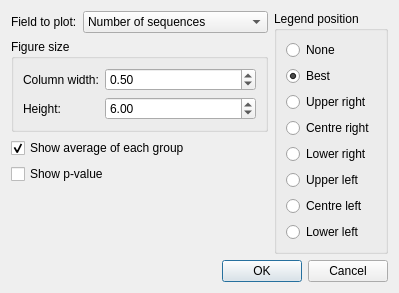
<?xml version="1.0" encoding="UTF-8"?>
<ui version="4.0">
 <class>BarPlotDialog</class>
 <widget class="QDialog" name="BarPlotDialog">
  <property name="geometry">
   <rect>
    <x>0</x>
    <y>0</y>
    <width>364</width>
    <height>264</height>
   </rect>
  </property>
  <property name="sizePolicy">
   <sizepolicy hsizetype="Fixed" vsizetype="Fixed">
    <horstretch>0</horstretch>
    <verstretch>0</verstretch>
   </sizepolicy>
  </property>
  <property name="windowTitle">
   <string>Bar plot</string>
  </property>
  <property name="windowIcon">
   <iconset>
    <normaloff>../../../../icons/programIcon.png</normaloff>../../../../icons/programIcon.png</iconset>
  </property>
  <layout class="QVBoxLayout" name="verticalLayout_4">
   <item>
    <layout class="QHBoxLayout" name="horizontalLayout_2">
     <item>
      <layout class="QVBoxLayout" name="verticalLayout_3">
       <item>
        <layout class="QHBoxLayout" name="horizontalLayout">
         <item>
          <widget class="QLabel" name="lblFieldToPlot">
           <property name="text">
            <string>Field to plot:</string>
           </property>
          </widget>
         </item>
         <item>
          <widget class="QComboBox" name="cboFieldToPlot">
           <property name="sizePolicy">
            <sizepolicy hsizetype="Preferred" vsizetype="Fixed">
             <horstretch>1</horstretch>
             <verstretch>0</verstretch>
            </sizepolicy>
           </property>
           <item>
            <property name="text">
             <string>Number of sequences</string>
            </property>
           </item>
           <item>
            <property name="text">
             <string>Proportion of sequences (%)</string>
            </property>
           </item>
          </widget>
         </item>
        </layout>
       </item>
       <item>
        <widget class="QGroupBox" name="groupBox_3">
         <property name="title">
          <string>Figure size</string>
         </property>
         <layout class="QVBoxLayout" name="verticalLayout_6">
          <item>
           <layout class="QFormLayout" name="formLayout_2">
            <property name="fieldGrowthPolicy">
             <enum>QFormLayout::AllNonFixedFieldsGrow</enum>
            </property>
            <item row="0" column="1">
             <widget class="QDoubleSpinBox" name="spinFigColWidth">
              <property name="decimals">
               <number>2</number>
              </property>
              <property name="minimum">
               <double>0.010000000000000</double>
              </property>
              <property name="maximum">
               <double>10.000000000000000</double>
              </property>
              <property name="singleStep">
               <double>0.010000000000000</double>
              </property>
              <property name="value">
               <double>0.500000000000000</double>
              </property>
             </widget>
            </item>
            <item row="1" column="0">
             <widget class="QLabel" name="lblFigureHeight">
              <property name="text">
               <string>Height:</string>
              </property>
             </widget>
            </item>
            <item row="1" column="1">
             <widget class="QDoubleSpinBox" name="spinFigHeight">
              <property name="minimum">
               <double>0.100000000000000</double>
              </property>
              <property name="maximum">
               <double>20.000000000000000</double>
              </property>
              <property name="singleStep">
               <double>0.050000000000000</double>
              </property>
              <property name="value">
               <double>6.000000000000000</double>
              </property>
             </widget>
            </item>
            <item row="0" column="0">
             <widget class="QLabel" name="lblFigureWidth">
              <property name="text">
               <string>Column width:</string>
              </property>
             </widget>
            </item>
           </layout>
          </item>
         </layout>
        </widget>
       </item>
       <item>
        <widget class="QCheckBox" name="chkShowAverage">
         <property name="text">
          <string>Show average of each group</string>
         </property>
         <property name="checked">
          <bool>true</bool>
         </property>
        </widget>
       </item>
       <item>
        <widget class="QCheckBox" name="chkShowPvalue">
         <property name="text">
          <string>Show p-value</string>
         </property>
        </widget>
       </item>
       <item>
        <spacer name="verticalSpacer">
         <property name="orientation">
          <enum>Qt::Vertical</enum>
         </property>
         <property name="sizeHint" stdset="0">
          <size>
           <width>20</width>
           <height>40</height>
          </size>
         </property>
        </spacer>
       </item>
      </layout>
     </item>
     <item>
      <layout class="QVBoxLayout" name="verticalLayout_2">
       <item>
        <widget class="QGroupBox" name="groupBox">
         <property name="title">
          <string>Legend position</string>
         </property>
         <layout class="QVBoxLayout" name="verticalLayout">
          <item>
           <widget class="QRadioButton" name="radioLegendPosNone">
            <property name="text">
             <string>None</string>
            </property>
           </widget>
          </item>
          <item>
           <widget class="QRadioButton" name="radioLegendPosBest">
            <property name="text">
             <string>Best</string>
            </property>
            <property name="checked">
             <bool>true</bool>
            </property>
           </widget>
          </item>
          <item>
           <widget class="QRadioButton" name="radioLegendPosUpperRight">
            <property name="text">
             <string>Upper right</string>
            </property>
           </widget>
          </item>
          <item>
           <widget class="QRadioButton" name="radioLegendPosCentreRight">
            <property name="text">
             <string>Centre right</string>
            </property>
           </widget>
          </item>
          <item>
           <widget class="QRadioButton" name="radioLegendPosLowerRight">
            <property name="text">
             <string>Lower right</string>
            </property>
           </widget>
          </item>
          <item>
           <widget class="QRadioButton" name="radioLegendPosUpperLeft">
            <property name="text">
             <string>Upper left</string>
            </property>
           </widget>
          </item>
          <item>
           <widget class="QRadioButton" name="radioLegendPosCentreLeft">
            <property name="text">
             <string>Centre left</string>
            </property>
           </widget>
          </item>
          <item>
           <widget class="QRadioButton" name="radioLegendPosLowerLeft">
            <property name="text">
             <string>Lower left</string>
            </property>
            <property name="checked">
             <bool>false</bool>
            </property>
           </widget>
          </item>
         </layout>
        </widget>
       </item>
      </layout>
     </item>
    </layout>
   </item>
   <item>
    <layout class="QHBoxLayout" name="horizontalLayout_5">
     <item>
      <spacer name="horizontalSpacer">
       <property name="orientation">
        <enum>Qt::Horizontal</enum>
       </property>
       <property name="sizeHint" stdset="0">
        <size>
         <width>100</width>
         <height>20</height>
        </size>
       </property>
      </spacer>
     </item>
     <item>
      <widget class="QDialogButtonBox" name="buttonBox">
       <property name="orientation">
        <enum>Qt::Horizontal</enum>
       </property>
       <property name="standardButtons">
        <set>QDialogButtonBox::Cancel|QDialogButtonBox::Ok</set>
       </property>
       <property name="centerButtons">
        <bool>false</bool>
       </property>
      </widget>
     </item>
    </layout>
   </item>
  </layout>
 </widget>
 <resources/>
 <connections>
  <connection>
   <sender>buttonBox</sender>
   <signal>accepted()</signal>
   <receiver>BarPlotDialog</receiver>
   <slot>accept()</slot>
   <hints>
    <hint type="sourcelabel">
     <x>248</x>
     <y>254</y>
    </hint>
    <hint type="destinationlabel">
     <x>157</x>
     <y>274</y>
    </hint>
   </hints>
  </connection>
  <connection>
   <sender>buttonBox</sender>
   <signal>rejected()</signal>
   <receiver>BarPlotDialog</receiver>
   <slot>reject()</slot>
   <hints>
    <hint type="sourcelabel">
     <x>316</x>
     <y>260</y>
    </hint>
    <hint type="destinationlabel">
     <x>286</x>
     <y>274</y>
    </hint>
   </hints>
  </connection>
 </connections>
 <designerdata>
  <property name="gridDeltaX">
   <number>10</number>
  </property>
  <property name="gridDeltaY">
   <number>10</number>
  </property>
  <property name="gridSnapX">
   <bool>true</bool>
  </property>
  <property name="gridSnapY">
   <bool>true</bool>
  </property>
  <property name="gridVisible">
   <bool>true</bool>
  </property>
 </designerdata>
</ui>
